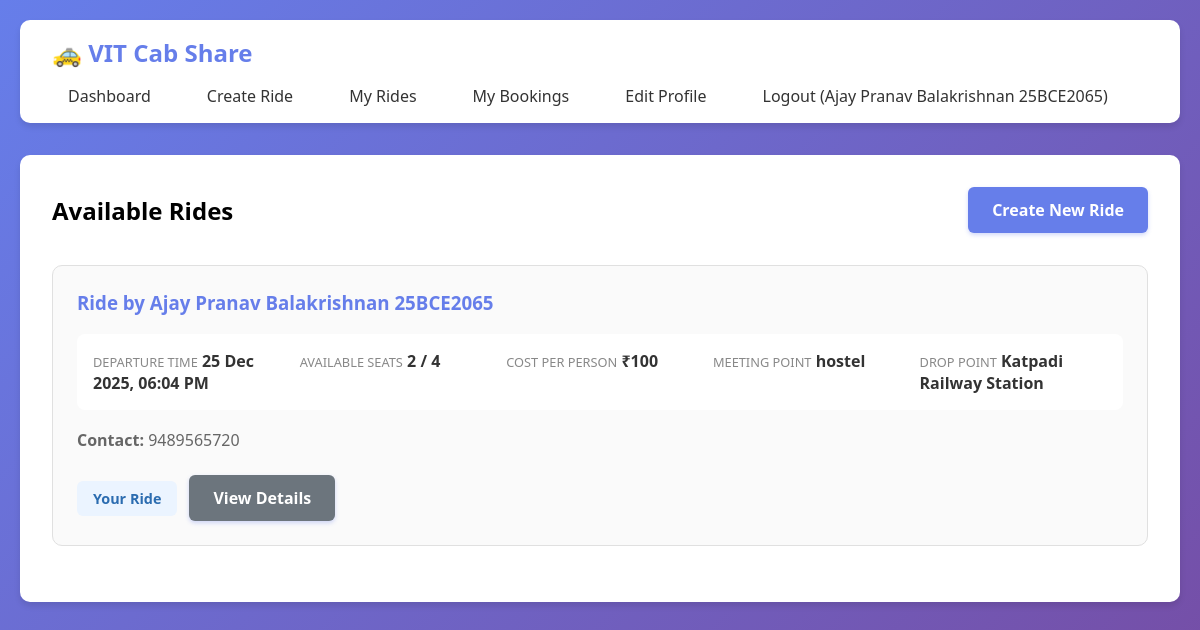
/ (signed in), run on an earlier commit of the app's database.
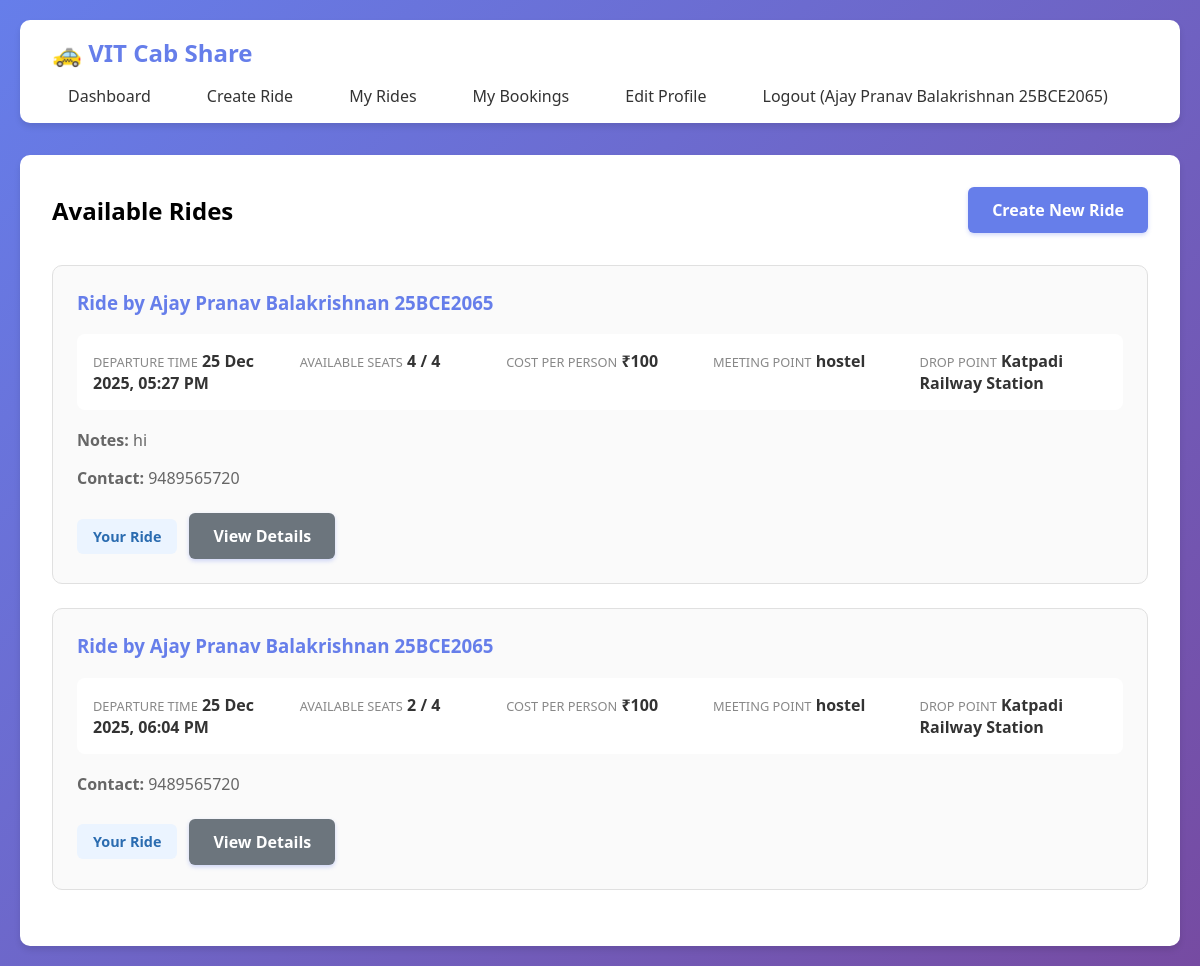
And on a later commit of the database.
### app.py (models this page shows)
class User(db.Model):
    id = db.Column(db.Integer, primary_key=True)
    name = db.Column(db.String(100), nullable=False)
    email = db.Column(db.String(120), unique=True, nullable=False)
    phone = db.Column(db.String(15), nullable=True)
    google_id = db.Column(db.String(100), unique=True, nullable=False)
    rides = db.relationship('Ride', backref='creator', lazy=True)
    bookings = db.relationship('Booking', backref='user', lazy=True)

class Ride(db.Model):
    id = db.Column(db.Integer, primary_key=True)
    user_id = db.Column(db.Integer, db.ForeignKey('user.id'), nullable=False)
    departure_time = db.Column(db.DateTime, nullable=False)
    total_seats = db.Column(db.Integer, nullable=False)
    available_seats = db.Column(db.Integer, nullable=False)
    cost_per_person = db.Column(db.Integer, nullable=False)
    meeting_point = db.Column(db.String(200), nullable=False)
    drop_point = db.Column(db.String(200), nullable=False, default='Katpadi Railway Station')
    notes = db.Column(db.Text)
    created_at = db.Column(db.DateTime, default=datetime.utcnow)
    bookings = db.relationship('Booking', backref='ride', lazy=True)

### app.py (the view)
@app.route('/')
def index():
    if 'user_id' in session:
        rides = Ride.query.filter(Ride.departure_time > datetime.now(), Ride.available_seats > 0).order_by(Ride.departure_time).all()
        user_bookings = {booking.ride_id for booking in Booking.query.filter_by(user_id=session['user_id']).all()}
        return render_template('dashboard.html', rides=rides, user_bookings=user_bookings)
    return render_template('index.html')

### templates/dashboard.html (shortened to what this page needs)
{% extends "base.html" %}
{% block content %}
<div style="display: flex; justify-content: space-between; align-items: center; margin-bottom: 2rem;">
    <h2>Available Rides</h2>
    <a href="{{ url_for('create_ride') }}" class="btn">Create New Ride</a>
</div>
{% if rides %}
    {% for ride in rides %}
    <div class="ride-card">
        <h3 style="color: #667eea; margin-bottom: 1rem;">Ride by {{ ride.creator.name }}</h3>
        <div class="ride-info">
            <div class="info-item">
                <span class="info-label">Departure Time</span>
                <span class="info-value">{{ ride.departure_time.strftime('%d %b %Y, %I:%M %p') }}</span>
            </div>
            <div class="info-item">
                <span class="info-label">Available Seats</span>
                <span class="info-value">{{ ride.available_seats }} / {{ ride.total_seats }}</span>
            </div>
            <div class="info-item">
                <span class="info-label">Cost per Person</span>
                <span class="info-value">₹{{ ride.cost_per_person }}</span>
            </div>
            <div class="info-item">
                <span class="info-label">Meeting Point</span>
                <span class="info-value">{{ ride.meeting_point }}</span>
            </div>
            <div class="info-item">
                <span class="info-label">Drop Point</span>
                <span class="info-value">{{ ride.drop_point }}</span>
            </div>
        </div>
        {% if ride.notes %}
        <p style="color: #666; margin: 1rem 0;"><strong>Notes:</strong> {{ ride.notes }}</p>
        {% endif %}
        <p style="color: #666; margin-bottom: 1.5rem;"><strong>Contact:</strong> {{ ride.creator.phone }}</p>
        <div style="display: flex; gap: 0.75rem; align-items: center; flex-wrap: wrap;">
            {% if ride.user_id != session.user_id %}
                {% if ride.id in user_bookings %}
                    <form method="POST" action="{{ url_for('cancel_booking', ride_id=ride.id) }}" style="margin: 0;" onsubmit="return confirm('Are you sure you want to cancel this booking?');">
                        <button type="submit" class="btn" style="background: #fee2e2; color: #b91c1c; border: 1px solid #fecaca; box-shadow: none;">
                            Cancel Booking
                        </button>
                    </form>
                {% elif ride.available_seats > 0 %}
                    <form method="POST" action="{{ url_for('book_ride', ride_id=ride.id) }}" style="margin: 0;">
                        <button type="submit" class="btn">Book 1 Seat</button>
                    </form>
                {% else %}
                    <button class="btn" disabled style="background: #fee2e2; color: #b91c1c; cursor: not-allowed; box-shadow: none;">
                        Ride Full
                    </button>
                {% endif %}
            {% else %}
                <span style="background: #ebf4ff; color: #2b6cb0; padding: 0.5rem 1rem; border-radius: 6px; font-weight: 600; font-size: 0.9rem;">
                    Your Ride
                </span>
            {% endif %}
            <a href="{{ url_for('ride_details', ride_id=ride.id) }}" class="btn btn-secondary">View Details</a>
        </div>
    </div>
    {% endfor %}
{% else %}
    <p style="text-align: center; padding: 3rem; color: #666;">No rides available. Be the first to create one!</p>
{% endif %}
{% endblock %}

### templates/base.html (shortened to what this page needs)
<!DOCTYPE html>
<html lang="en">
<head>
</head>
<body>
    <div class="container">
        <nav>
            <h1>🚕 VIT Cab Share</h1>
            <ul>
                {% if session.user_id %}
                    <li><a href="{{ url_for('index') }}">Dashboard</a></li>
                    <li><a href="{{ url_for('create_ride') }}">Create Ride</a></li>
                    <li><a href="{{ url_for('my_rides') }}">My Rides</a></li>
                    <li><a href="{{ url_for('my_bookings') }}">My Bookings</a></li>
                    <li><a href="{{ url_for('edit_profile') }}">Edit Profile</a></li>
                    <li><a href="{{ url_for('logout') }}">Logout ({{ session.user_name }})</a></li>
                {% else %}
                    <li><a href="{{ url_for('login') }}">Login with Google</a></li>
                {% endif %}
            </ul>
        </nav>
        <div class="content">
            {% block content %}{% endblock %}
        </div>
    </div>
</body>
</html>

### templates/base.html (style rules this page uses)
* { margin: 0; padding: 0; box-sizing: border-box; }
body { font-family: 'Segoe UI', Tahoma, Geneva, Verdana, sans-serif; background: linear-gradient(135deg, #667eea 0%, #764ba2 100%); min-height: 100vh; padding: 20px; }
.container { max-width: 1200px; margin: 0 auto; }
nav { background: white; padding: 1rem 2rem; border-radius: 10px; margin-bottom: 2rem; box-shadow: 0 4px 6px rgba(0,0,0,0.1); display: flex; justify-content: space-between; align-items: center; flex-wrap: wrap; gap: 1rem; }
nav h1 { color: #667eea; font-size: 1.5rem; }
nav ul { list-style: none; display: flex; gap: 1.5rem; flex-wrap: wrap; }
nav a { color: #333; text-decoration: none; font-weight: 500; transition: all 0.3s; padding: 0.5rem 1rem; border-radius: 5px; }
.content { background: white; padding: 2rem; border-radius: 10px; box-shadow: 0 4px 6px rgba(0,0,0,0.1); }
.btn { display: inline-block; padding: 0.75rem 1.5rem; background: #667eea; color: white; text-decoration: none; border-radius: 6px; border: none; cursor: pointer; font-size: 1rem; font-weight: 600; transition: all 0.3s; box-shadow: 0 2px 4px rgba(102, 126, 234, 0.3); }
.btn-secondary { background: #6c757d; }
.ride-card { border: 1px solid #e0e0e0; padding: 1.5rem; border-radius: 10px; margin-bottom: 1.5rem; background: #fafafa; }
.ride-info { display: grid; grid-template-columns: repeat(auto-fit, minmax(180px, 1fr)); gap: 1.2rem; margin: 1.2rem 0; background: white; padding: 1rem; border-radius: 8px; }
.info-label { font-size: 0.8rem; color: #888; text-transform: uppercase; }
.info-value { font-weight: 600; color: #333; }

What changed in the data, as far as the page shows it:
added Ride: creator.name "Ajay Pranav Balakrishnan 25BCE2065", departure_time "25 Dec 2025, 05:27 PM", available_seats "4", total_seats "4", cost_per_person "100", meeting_point "hostel", drop_point "Katpadi Railway Station", notes "hi", creator.phone "9489565720", shows "Your Ride"
